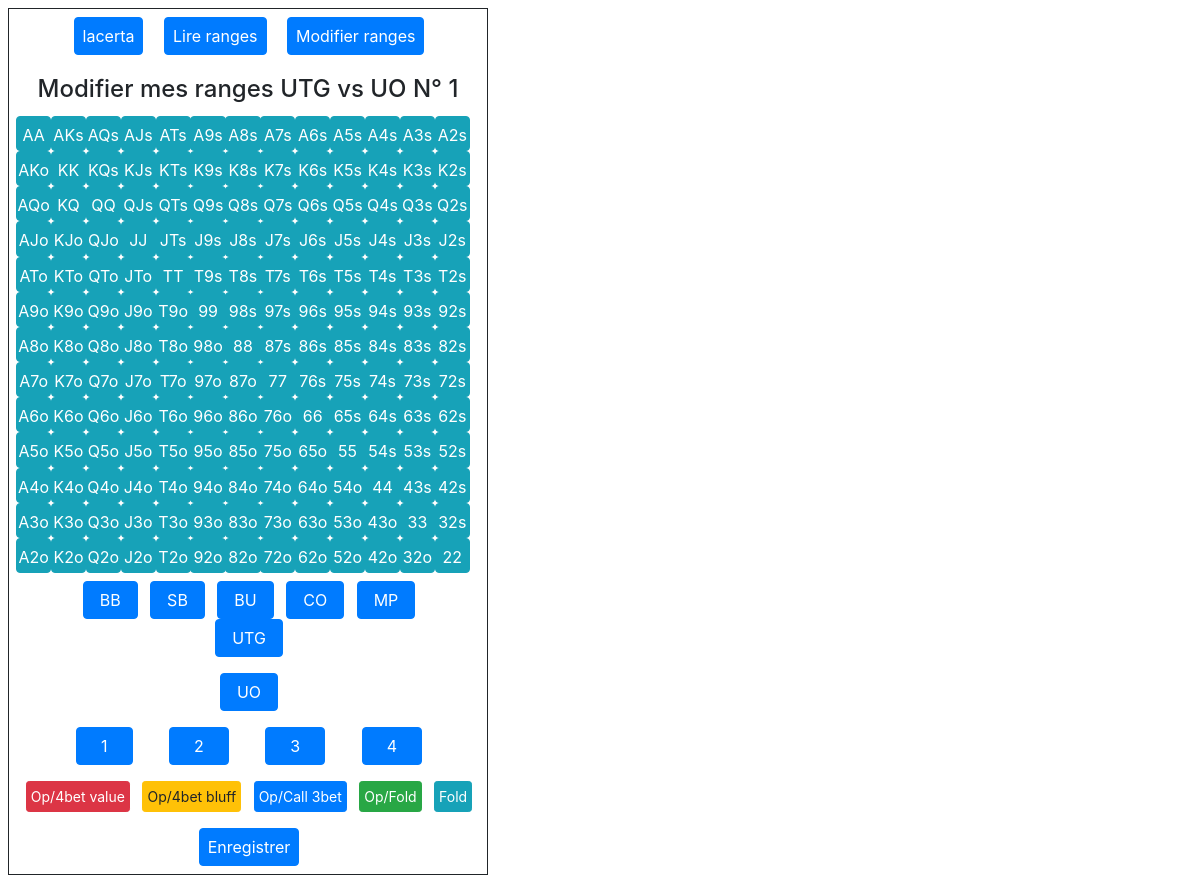
/modifier_ranges/UTG/UO/1/ (signed in), run on an earlier commit of the app's database.
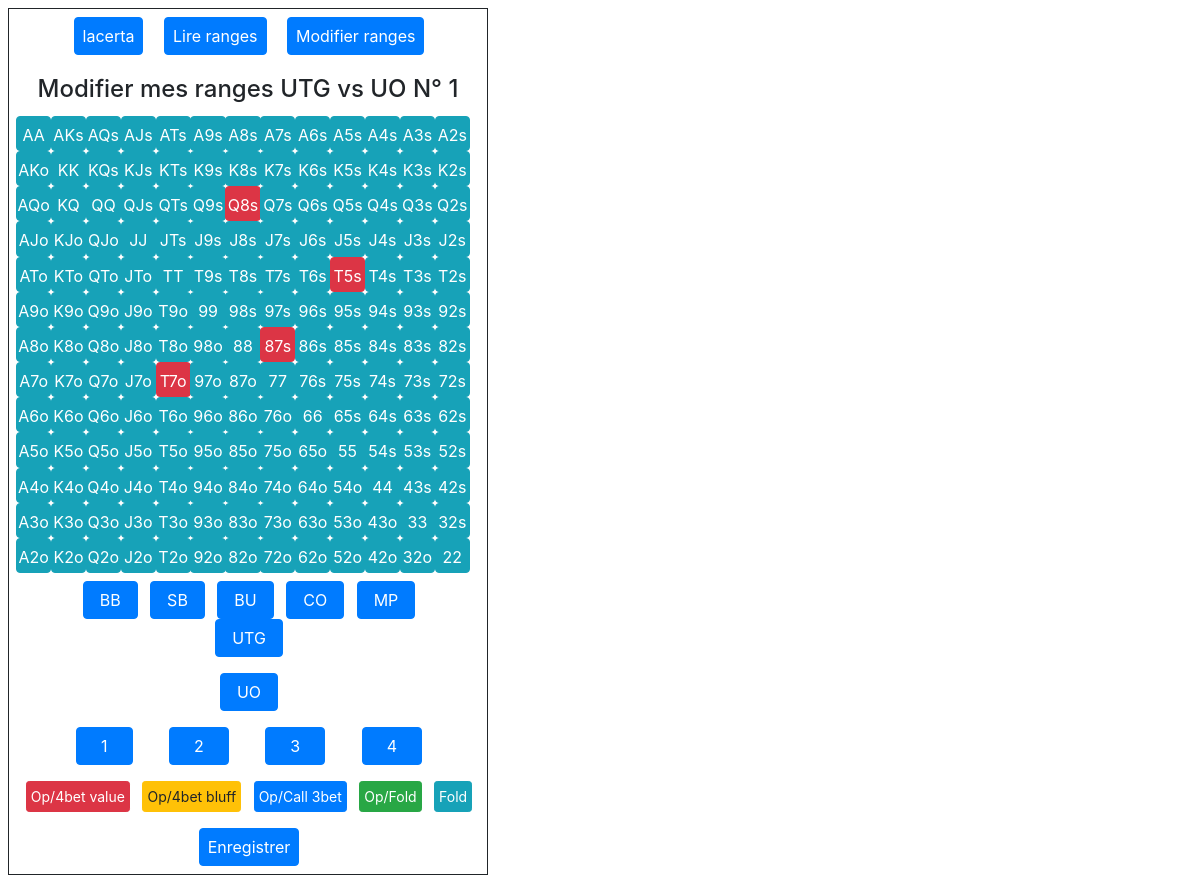
And on a later commit of the database.
### app/models.py (models this page shows, shortened)
class User(UserMixin, db.Model):
    __tablename__ = 'user'
    id = db.Column(db.Integer, primary_key=True)
    username = db.Column(db.String(64), index=True, unique=True)
    email = db.Column(db.String(120), index=True, unique=True)
    password_hash = db.Column(db.String(128))

class PokerRange(db.Model, SerializerMixin):
    __tablename__ = 'pokerrange'
    id = db.Column(db.Integer, primary_key=True)
    phero = db.Column(db.String(10))
    pvillain = db.Column(db.String(10))
    num_range = db.Column(db.Integer)
    poker_range = db.Column(db.Text)
    timestamp = db.Column(db.DateTime, index=True, default=datetime.datetime.now())
    user_id = db.Column(db.Integer, db.ForeignKey('user.id'))
    def __repr__(self):
        return self.poker_range

### app/routes.py (the view)
@app.route('/modifier_ranges/<phero>/<pvillain>/<int:num_range>/', methods=['GET', 'POST'])
def modifier_ranges(phero, pvillain, num_range):
    form = RadioForm()
    form.pvillain.data = pvillain
    form.phero.data = phero
    form.num_range.data = num_range
    all_pvillain = [('SB', 'vs SB'), ('BU', 'vs BU'), ('CO', 'vs CO'), ('MP', 'vs MP'), ('UTG', 'vs UTG'),
                    ('UO', 'UO')]
    form.pvillain.choices = all_pvillain
    new_range = form.new_range.data
    if request.method == 'POST' and form.validate() and current_user.is_authenticated:
        if current_user.id == 3:
            flash("Les ranges ne sont pas modifiables pour ce compte")
            return redirect(url_for('modifier_ranges', phero=phero, pvillain=pvillain, num_range=num_range))
        else:
            query = PokerRange.query.filter_by(phero=phero, pvillain=pvillain, num_range=num_range, user_id=current_user.id).first()
            range_vierge = PokerRange.query.filter_by(phero='NA', pvillain='NA', num_range=0).first()
            range_vierge = range_vierge.to_dict()
            add_range = json.loads(range_vierge['poker_range'])
            for hand, actions in json.loads(new_range).items():
                add_range[hand] = actions
            if query is None:
                rg = PokerRange(phero=phero, pvillain=pvillain, num_range=num_range, poker_range=json.dumps(add_range),
                                user_id=current_user.id)
                db.session.add(rg)
                db.session.commit()
                flash('La range {} vs {} N°{} a été ajoutée à la base de données'.format(phero, pvillain, num_range))
            else:
                query.poker_range = json.dumps(add_range)
                db.session.commit()
                flash("La range {} vs {} N°{} a bien été mise à jour".format(phero, pvillain, num_range))
            return redirect(url_for('modifier_ranges', phero=phero, pvillain=pvillain, num_range=num_range))
    elif current_user.is_anonymous:
        flash("Vous devez être connecté pour modifier des ranges")
        return redirect(url_for('login'))
    elif num_range == 0:
        return redirect(url_for('modifier_ranges', phero=phero, pvillain=pvillain, num_range=1))
    else:
        if phero == 'BB':
            all_pvillain.remove(('UO', 'UO'))
            list_pvillain = all_pvillain
        else:
            list_pvillain = all_pvillain[-(5-all_pvillain.index((phero, "vs " + phero))):]
        form.pvillain.choices = list_pvillain
        liste_range = PokerRange.query.filter_by(phero=phero, pvillain=pvillain, user_id=current_user.id).all()
        test_range = PokerRange.query.filter_by(phero=phero, pvillain=pvillain, num_range=num_range,
                                                user_id=current_user.id).all()
        if (len(liste_range) == 0) or (num_range != 0 and len(test_range) == 0):
            poker_range = PokerRange.query.filter_by(phero='NA', pvillain='NA', num_range=0).first()
        else:
            poker_range = PokerRange.query.filter_by(phero=phero, pvillain=pvillain, num_range=num_range, user_id=current_user.id).first()
        return render_template('modify_range.html', title='Modification', form=form, phero=phero, pvillain=pvillain,
                               num_range=num_range, new_range=poker_range, poker_range=json.loads(str(poker_range)))

### app/models.py (called while the page is built)
@login.user_loader
def load_user(id):
    return User.query.get(int(id))

### app/templates/modify_range.html (shortened to what this page needs)
{% from "_render_range_bloc.html" import render_range_editable %}
{% from "_render_radio_field.html" import render_radio_hero2, render_radio_villain2, render_radio_num2 %}
{% extends "menu.html" %}
{% block content %}
    <form method ="POST" name="choix2">
    <h4>Modifier mes ranges {{ phero }} vs {{ pvillain }} N° {{ num_range }}</h4>
      {{ render_range_editable(poker_range) }}
      {{ render_radio_hero2(form.phero) }}
      {{ render_radio_villain2(form.pvillain) }}
      {{ render_radio_num2(form.num_range) }}
      {% if pvillain == 'UO' %}
          <div class="bloc-bouton" id="action2">
            <div class="btn-group-toggle btn-group-sm px-0 mx-auto" data-toggle="buttons">
                <label class="btn btn-danger px-1 mx-1">
                  <input type="radio" name="actions" value="btn btn-danger"> Op/4bet value
                </label>
                <label class="btn btn-warning px-1 mx-1">
                  <input type="radio" name="actions" value="btn btn-warning"> Op/4bet bluff
                </label>
                <label class="btn btn-primary px-1 mx-1">
                  <input type="radio" name="actions" value="btn btn-primary"> Op/Call 3bet
                </label>
                <label class="btn btn-success px-1 mx-1">
                  <input type="radio" name="actions" value="btn btn-success"> Op/Fold
                </label>
                <label class="btn btn-info px-1 mx-1">
                  <input type="radio" name="actions" value="btn btn-info"> Fold
                </label>
              </div>
            </div>
      {% endif %}
        <div class="bloc-bouton">
            <button class="btn btn-primary px-2 mx-2" type="submit" id="AddNewRange">Enregistrer</button>
        </div>
    </form>
{% endblock %}

### app/templates/_render_range_bloc.html (shortened to what this page needs)
{% macro render_range_editable(poker_range) %}
<div class="bloc-range">
    {% for id, class_name in poker_range.items() %}
    <button type="button" class="{{ class_name }}" name="hand" onclick="getId(this.id)" id="{{ id }}">{{ id }}</button>
    {% endfor %}
</div>
{% endmacro %}

### app/templates/_render_radio_field.html (shortened to what this page needs)
{% macro render_radio_hero2(field) %}
<div class="bloc-bouton" id="{{ field.label.text }}">
  <div class="btn-group-toggle px-4" data-toggle="buttons">
      {% for subfield in field %}
      <label id="{{ subfield.label.text }}" class="btn btn-primary px-3 mx-1" onclick="ShowFacing2(this.id)">
          {{ subfield.label.text }}
      </label>
      {% endfor %}
    </div>
</div>
{% endmacro %}
{% macro render_radio_villain2(field) %}
<div class="bloc-bouton" id="{{ field.label.text }}">
  <div class="btn-group-toggle px-2" data-toggle="buttons">
      {% for subfield in field %}
      <label id="{{ subfield.label.text }}" class="btn btn-primary px-3 mx-1" onclick="ShowAction2(this.id)">
          {{ subfield.label.text }}
      </label>
      {% endfor %}
    </div>
</div>
{% endmacro %}
{% macro render_radio_num2(field) %}
<div class="bloc-bouton" id="{{ field.label.text }}">
  <div class="btn-group-toggle px-4" data-toggle="buttons">
      {% for subfield in field %}
      <label id="{{ subfield.label.text }}" class="btn btn-primary px-4 mx-3" onclick="ShowFreq2(this.id)">
          {{ subfield.label.text }}
      </label>
      {% endfor %}
    </div>
</div>
{% endmacro %}

### app/templates/menu.html (shortened to what this page needs)
<!DOCTYPE html>
<html lang="en">
<head>
    <link rel="stylesheet" href="https://stackpath.bootstrapcdn.com/bootstrap/4.1.3/css/bootstrap.min.css"
>
     <link rel="stylesheet" href="{{ url_for('static', filename='/css/style.css') }}" />
</head>
<body>
  <div id="content">
      <div class="bloc-bouton">
        {% if current_user.is_anonymous %}
        <a class="btn btn-primary px-2 mx-2" href="/login">Se connecter</a>
        {% else %}
        <a class="btn btn-primary px-2 mx-2" href="/account">{{ current_user.username }}</a>
        {% endif %}
        <a class="btn btn-primary px-2 mx-2" href="/ranges/BB/BU/1">Lire ranges</a>
        <a class="btn btn-primary px-2 mx-2" href="/modifier_ranges/BB/BU/1">Modifier ranges</a>
       </div>
      {% block content %}{% endblock %}
  </div>
</body>
</html>

### app/static/css/style.css (style rules this page uses)
#content { width: 30em; margin: 0.5em; display: flex; flex-direction: column; border: 0.05rem solid; }
h4, h3, p { margin: 0.5em; text-align: center; }
.bloc-bouton { width: 29em; margin: 0.5em; padding: : 2em; display: inline-block; text-align: center; }
.bloc-range { width: 29em; margin: auto; padding: : 2em; }
.hand { width: 2.2em; height: 2.2em; margin-right: -0.3em; }

What changed in the data, as far as the page shows it:
added PokerRange: phero "UTG"
Also different on the page:
{{ phero }}: "UTG" → (not shown)
